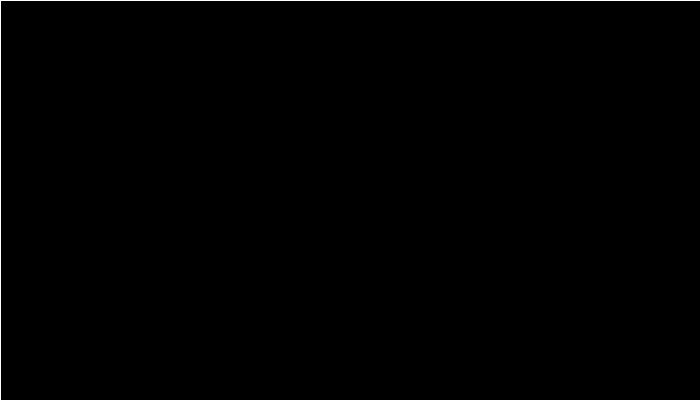
Frame 1 (no input)
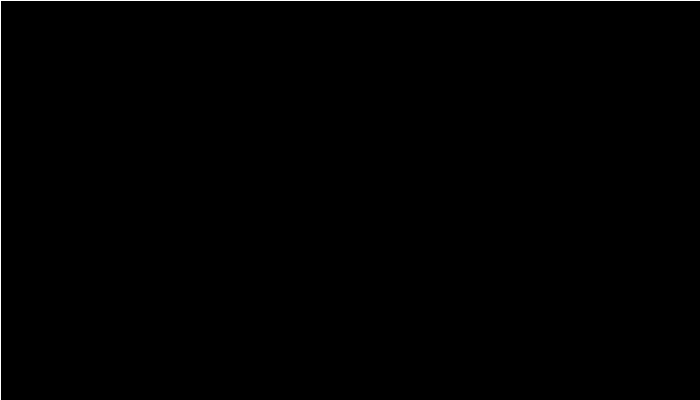
Frame 60 (the mouse pressed at the canvas centre just before this capture)
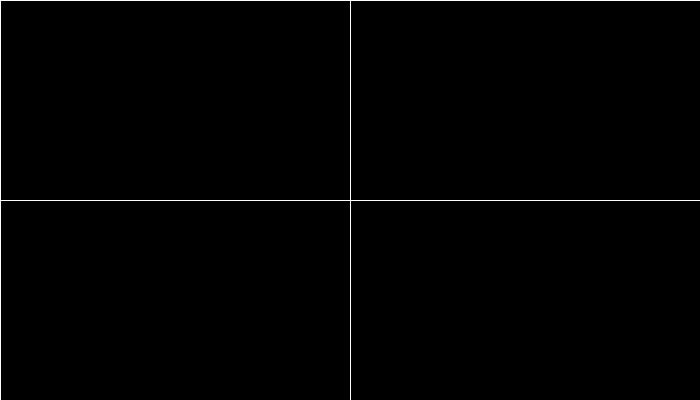
Frame 120 (the mouse held since frame 60 and released just before this capture)

The Processing sketch that drew these frames (run headless with seeded random() and noise(); from frame 60 on, the mouse is pressed at the canvas centre):

// Processing sketch: cross_hair_example
// ── cross_hair_example.pde
void setup() {
  size(700, 400);
  background(0);
  noCursor();
}

void draw() {
  stroke(255);
  line(mouseX, 0, mouseX, height);
  line(0, mouseY, width, mouseY); 
}

void mousePressed() {
  noStroke();
  fill(255, 100);
  ellipse(mouseX, mouseY, 40, 40);
}
